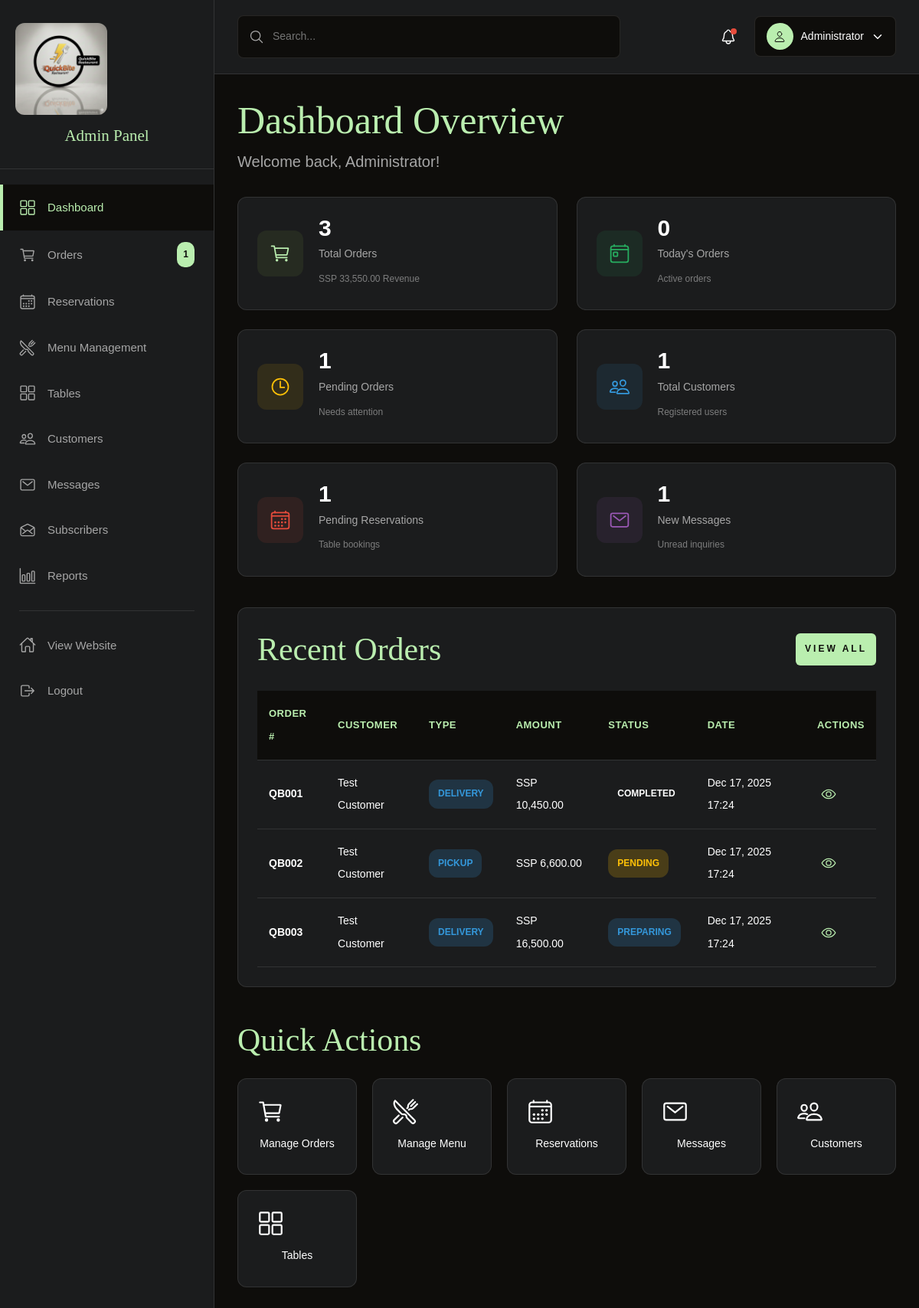
Page /admin/dashboard.php (signed in) on the committed database.
### tables this page shows
CREATE TABLE orders (
    id INT AUTO_INCREMENT PRIMARY KEY,
    user_id INT NOT NULL,
    order_number VARCHAR(50) NOT NULL UNIQUE,
    order_type ENUM('dine-in', 'takeaway', 'delivery', 'pickup') DEFAULT 'pickup',
    status ENUM('pending', 'confirmed', 'preparing', 'ready', 'out-for-delivery', 'delivered', 'cancelled', 'completed') DEFAULT 'pending',
    subtotal DECIMAL(10, 2) NOT NULL DEFAULT 0,
    tax_amount DECIMAL(10, 2) NOT NULL DEFAULT 0,
    total_amount DECIMAL(10, 2) NOT NULL,
    delivery_fee DECIMAL(10, 2) DEFAULT 0,
    delivery_address TEXT,
    delivery_distance DECIMAL(10, 2),
    estimated_delivery_time INT,
    special_instructions TEXT,
    payment_method ENUM('cash', 'card', 'mobile-money') DEFAULT 'cash',
    payment_status ENUM('pending', 'paid', 'refunded') DEFAULT 'pending',
    created_at TIMESTAMP DEFAULT CURRENT_TIMESTAMP,
    updated_at TIMESTAMP DEFAULT CURRENT_TIMESTAMP ON UPDATE CURRENT_TIMESTAMP,
    FOREIGN KEY (user_id) REFERENCES users(id) ON DELETE CASCADE,
    INDEX idx_user (user_id),
    INDEX idx_status (status),
    INDEX idx_order_number (order_number),
    INDEX idx_created (created_at)
);

CREATE TABLE users (
    id INT AUTO_INCREMENT PRIMARY KEY,
    username VARCHAR(50) NOT NULL UNIQUE,
    email VARCHAR(100) NOT NULL UNIQUE,
    password VARCHAR(255) NOT NULL,
    full_name VARCHAR(100) NOT NULL,
    phone VARCHAR(20),
    role ENUM('admin', 'customer') DEFAULT 'customer',
    status ENUM('active', 'inactive', 'suspended') DEFAULT 'active',
    created_at TIMESTAMP DEFAULT CURRENT_TIMESTAMP,
    last_login TIMESTAMP NULL,
    INDEX idx_email (email),
    INDEX idx_role (role),
    INDEX idx_status (status)
);

### admin/dashboard.php (the view, shortened to what this page needs)
<?php
$conn = getDBConnection();
$stats = [];
$result = $conn->query("SELECT COUNT(*) as count, SUM(total_amount) as revenue FROM orders");
$stats['orders'] = $result->fetch_assoc();
$result = $conn->query("SELECT COUNT(*) as count FROM orders WHERE DATE(created_at) = CURDATE()");
$stats['today_orders'] = $result->fetch_assoc()['count'];
$result = $conn->query("SELECT COUNT(*) as count FROM orders WHERE status = 'pending'");
$stats['pending_orders'] = $result->fetch_assoc()['count'];
$result = $conn->query("SELECT COUNT(*) as count FROM users WHERE role = 'customer'");
$stats['customers'] = $result->fetch_assoc()['count'];
$result = $conn->query("SELECT COUNT(*) as count FROM reservations WHERE status = 'pending'");
$stats['pending_reservations'] = $result->fetch_assoc()['count'];
$result = $conn->query("SELECT COUNT(*) as count FROM contact_messages WHERE status = 'new'");
$stats['new_messages'] = $result->fetch_assoc()['count'];
$recent_orders = $conn->query("SELECT o.*, u.full_name FROM orders o
                               LEFT JOIN users u ON o.user_id = u.id
                               ORDER BY o.created_at DESC LIMIT 10");
?>
<!DOCTYPE html>
<html lang="en">
<head>
    <link rel="stylesheet" href="../assets/css/style.css">
    <link rel="stylesheet" href="../assets/css/dashboard.css">
</head>
<body class="dashboard-page">
    <?php include 'includes/sidebar.php'; ?>
    <div class="main-content">
        <?php include 'includes/topbar.php'; ?>
        <div class="dashboard-container">
            <div class="page-header">
                <h1 class="headline-1">Dashboard Overview</h1>
                <p class="body-2">Welcome back, <?php echo htmlspecialchars($_SESSION['full_name']); ?>!</p>
            </div>
            <div class="stats-grid">
                <div class="stat-card stat-primary">
                    <div class="stat-icon">
                        <ion-icon name="cart-outline"></ion-icon>
                    </div>
                    <div class="stat-content">
                        <h3 class="stat-value"><?php echo number_format($stats['orders']['count']); ?></h3>
                        <p class="stat-label">Total Orders</p>
                        <p class="stat-sublabel">SSP <?php echo number_format($stats['orders']['revenue'], 2); ?> Revenue</p>
                    </div>
                </div>
                <div class="stat-card stat-success">
                    <div class="stat-icon">
                        <ion-icon name="today-outline"></ion-icon>
                    </div>
                    <div class="stat-content">
                        <h3 class="stat-value"><?php echo $stats['today_orders']; ?></h3>
                        <p class="stat-label">Today's Orders</p>
                        <p class="stat-sublabel">Active orders</p>
                    </div>
                </div>
                <div class="stat-card stat-warning">
                    <div class="stat-icon">
                        <ion-icon name="time-outline"></ion-icon>
                    </div>
                    <div class="stat-content">
                        <h3 class="stat-value"><?php echo $stats['pending_orders']; ?></h3>
                        <p class="stat-label">Pending Orders</p>
                        <p class="stat-sublabel">Needs attention</p>
                    </div>
                </div>
                <div class="stat-card stat-info">
                    <div class="stat-icon">
                        <ion-icon name="people-outline"></ion-icon>
                    </div>
                    <div class="stat-content">
                        <h3 class="stat-value"><?php echo $stats['customers']; ?></h3>
                        <p class="stat-label">Total Customers</p>
                        <p class="stat-sublabel">Registered users</p>
                    </div>
                </div>
                <div class="stat-card stat-danger">
                    <div class="stat-icon">
                        <ion-icon name="calendar-outline"></ion-icon>
                    </div>
                    <div class="stat-content">
                        <h3 class="stat-value"><?php echo $stats['pending_reservations']; ?></h3>
                        <p class="stat-label">Pending Reservations</p>
                        <p class="stat-sublabel">Table bookings</p>
                    </div>
                </div>
                <div class="stat-card stat-purple">
                    <div class="stat-icon">
                        <ion-icon name="mail-outline"></ion-icon>
                    </div>
                    <div class="stat-content">
                        <h3 class="stat-value"><?php echo $stats['new_messages']; ?></h3>
                        <p class="stat-label">New Messages</p>
                        <p class="stat-sublabel">Unread inquiries</p>
                    </div>
                </div>
            </div>
            <div class="dashboard-section">
                <div class="section-header">
                    <h2 class="headline-2">Recent Orders</h2>
                    <a href="orders.php" class="btn btn-primary btn-sm">View All</a>
                </div>
                <div class="table-responsive">
                    <table class="data-table">
                        <thead>
                            <tr>
                                <th>Order #</th>
                                <th>Customer</th>
                                <th>Type</th>
                                <th>Amount</th>
                                <th>Status</th>
                                <th>Date</th>
                                <th>Actions</th>
                            </tr>
                        </thead>
                        <tbody>
                            <?php while ($order = $recent_orders->fetch_assoc()): ?>
                            <tr>
                                <td><strong><?php echo htmlspecialchars($order['order_number']); ?></strong></td>
                                <td><?php echo htmlspecialchars($order['full_name'] ?? 'Guest'); ?></td>
                                <td><span class="badge badge-info"><?php echo ucfirst($order['order_type']); ?></span></td>
                                <td>SSP <?php echo number_format($order['total_amount'], 2); ?></td>
                                <td><span class="badge badge-<?php echo $order['status']; ?>"><?php echo ucfirst($order['status']); ?></span></td>
                                <td><?php echo date('M d, Y H:i', strtotime($order['created_at'])); ?></td>
                                <td>
                                    <a href="order_details.php?id=<?php echo $order['id']; ?>" class="btn-icon" title="View">
                                        <ion-icon name="eye-outline"></ion-icon>
                                    </a>
                                </td>
                            </tr>
                            <?php endwhile; ?>
                        </tbody>
                    </table>
                </div>
            </div>
            <div class="quick-actions">
                <h2 class="headline-2">Quick Actions</h2>
                <div class="action-grid">
                    <a href="orders.php" class="action-card">
                        <ion-icon name="cart-outline"></ion-icon>
                        <span>Manage Orders</span>
                    </a>
                    <a href="menu_management.php" class="action-card">
                        <ion-icon name="restaurant-outline"></ion-icon>
                        <span>Manage Menu</span>
                    </a>
                    <a href="index.php" class="action-card">
                        <ion-icon name="calendar-outline"></ion-icon>
                        <span>Reservations</span>
                    </a>
                    <a href="messages.php" class="action-card">
                        <ion-icon name="mail-outline"></ion-icon>
                        <span>Messages</span>
                    </a>
                    <a href="customers.php" class="action-card">
                        <ion-icon name="people-outline"></ion-icon>
                        <span>Customers</span>
                    </a>
                    <a href="tables_management.php" class="action-card">
                        <ion-icon name="grid-outline"></ion-icon>
                        <span>Tables</span>
                    </a>
                </div>
            </div>
        </div>
    </div>
</body>
</html>

### assets/css/style.css (style rules this page uses)
:root { --gold-crayola: hsl(110, 65%, 81%); --quick-silver: hsla(0, 0%, 65%, 1); --davys-grey: hsla(30, 3%, 34%, 1); --smoky-black-1: hsla(40, 12%, 5%, 1); --smoky-black-2: hsla(30, 8%, 5%, 1); --smoky-black-3: hsla(0, 3%, 7%, 1); --eerie-black-1: hsla(210, 4%, 9%, 1); --eerie-black-2: hsla(210, 4%, 11%, 1); --eerie-black-3: hsla(180, 2%, 8%, 1); --eerie-black-4: hsla(0, 0%, 13%, 1); --white: hsla(0, 0%, 100%, 1); --white-alpha-20: hsla(0, 0%, 100%, 0.2); --white-alpha-10: hsla(0, 0%, 100%, 0.1); --black: hsla(0, 0%, 0%, 1); --black-alpha-80: hsla(0, 0%, 0%, 0.8); --black-alpha-15: hsla(0, 0%, 0%, 0.15); --loading-text-gradient: linear-gradient(90deg, transparent 0% 16.66%, var(--smoky-black-3) 33.33% 50%, transparent 66.66% 75%); --gradient-1: linear-gradient(to top,hsla(0, 0%, 0%, 0.9),hsla(0, 0%, 0%, 0.7),transparent); --fontFamily-forum: 'Forum', cursive; --fontFamily-dm_sans: 'DM Sans', sans-serif; --fontSize-display-1: calc(1.3rem + 6.7vw); --fontSize-headline-1: calc(2rem + 2.5vw); --fontSize-headline-2: calc(1.3rem + 2.4vw); --fontSize-title-1: calc(1.6rem + 1.2vw); --fontSize-title-2: 2.2rem; --fontSize-title-3: 2.1rem; --fontSize-title-4: calc(1.6rem + 1.2vw); --fontSize-body-1: 2.4rem; --fontSize-body-2: 1.6rem; --fontSize-body-3: 1.8rem; --fontSize-body-4: 1.6rem; --fontSize-label-1: 1.4rem; --fontSize-label-2: 1.2rem; --weight-regular: 400; --weight-bold: 700; --lineHeight-1: 1em; --lineHeight-2: 1.2em; --lineHeight-3: 1.5em; --lineHeight-4: 1.6em; --lineHeight-5: 1.85em; --lineHeight-6: 1.4em; --letterSpacing-1: 0.15em; --letterSpacing-2: 0.4em; --letterSpacing-3: 0.2em; --letterSpacing-4: 0.3em; --letterSpacing-5: 3px; --section-space: 70px; --shadow-1: 0px 0px 25px 0px hsla(0, 0%, 0%, 0.25); --radius-24: 24px; --radius-circle: 50%; --transition-1: 250ms ease; --transition-2: 500ms ease; --transition-3: 1000ms ease; }
*, *::before, *::after { margin: 0; padding: 0; box-sizing: border-box; }
a { color: inherit; text-decoration: none; }
html { font-size: 10px; scroll-behavior: smooth; }
body { background-color: var(--eerie-black-1); color: var(--white); font-family: var(--fontFamily-dm_sans); font-size: var(--fontSize-body-4); font-weight: var(--weight-regular); line-height: var(--lineHeight-5); overflow: hidden; height: 300vh; }
.display-1, .headline-1, .headline-2, .title-1, .title-2, .title-3, .title-4 { color: var(--white); font-family: var(--fontFamily-forum); font-weight: var(--weight-regular); line-height: var(--lineHeight-2); }
.headline-1 { font-size: var(--fontSize-headline-1); }
.headline-2 { font-size: var(--fontSize-headline-2); line-height: var(--lineHeight-6); }
.body-2 { font-size: var(--fontSize-body-2); line-height: var(--lineHeight-4); }
.btn { position: relative; color: var(--gold-crayola); font-size: var(--fontSize-label-2); font-weight: var(--weight-bold); text-transform: uppercase; letter-spacing: var(--letterSpacing-5); max-width: max-content; border: 2px solid var(--gold-crayola); padding: 12px 45px; overflow: hidden; z-index: 1; }
.btn::before { content: ""; position: absolute; bottom: 100%; left: 50%; transform: translateX(-50%); width: 200%; height: 200%; border-radius: var(--radius-circle); background-color: var(--gold-crayola); transition: var(--transition-2); z-index: -1; }
@media (min-width: 575px) { :root { --fontSize-body-2: 2rem; } }
@media (min-width: 992px) { :root { --section-space: 100px; } }
@media (min-width: 1200px) { :root { --fontSize-title-2: 2.5rem; } }

### rows in the picture
orders: order_number "QB001", user.full_name "Test Customer", order_type "DELIVERY", total_amount "10,450.00", status "COMPLETED", created_at "Dec 17, 2025 17:24"
orders: order_number "QB002", user.full_name "Test Customer", order_type "PICKUP", total_amount "6,600.00", status "PENDING", created_at "Dec 17, 2025 17:24"
orders: order_number "QB003", user.full_name "Test Customer", order_type "DELIVERY", total_amount "16,500.00", status "PREPARING", created_at "Dec 17, 2025 17:24"

### other values in the picture
$stats['pending_orders'] "1"
$_SESSION['full_name'] "Administrator"
$stats['orders']['count'] "3"
$stats['orders']['revenue'] "33,550.00"
$stats['today_orders'] "0"
$stats['customers'] "1"
$stats['pending_reservations'] "1"
$stats['new_messages'] "1"
